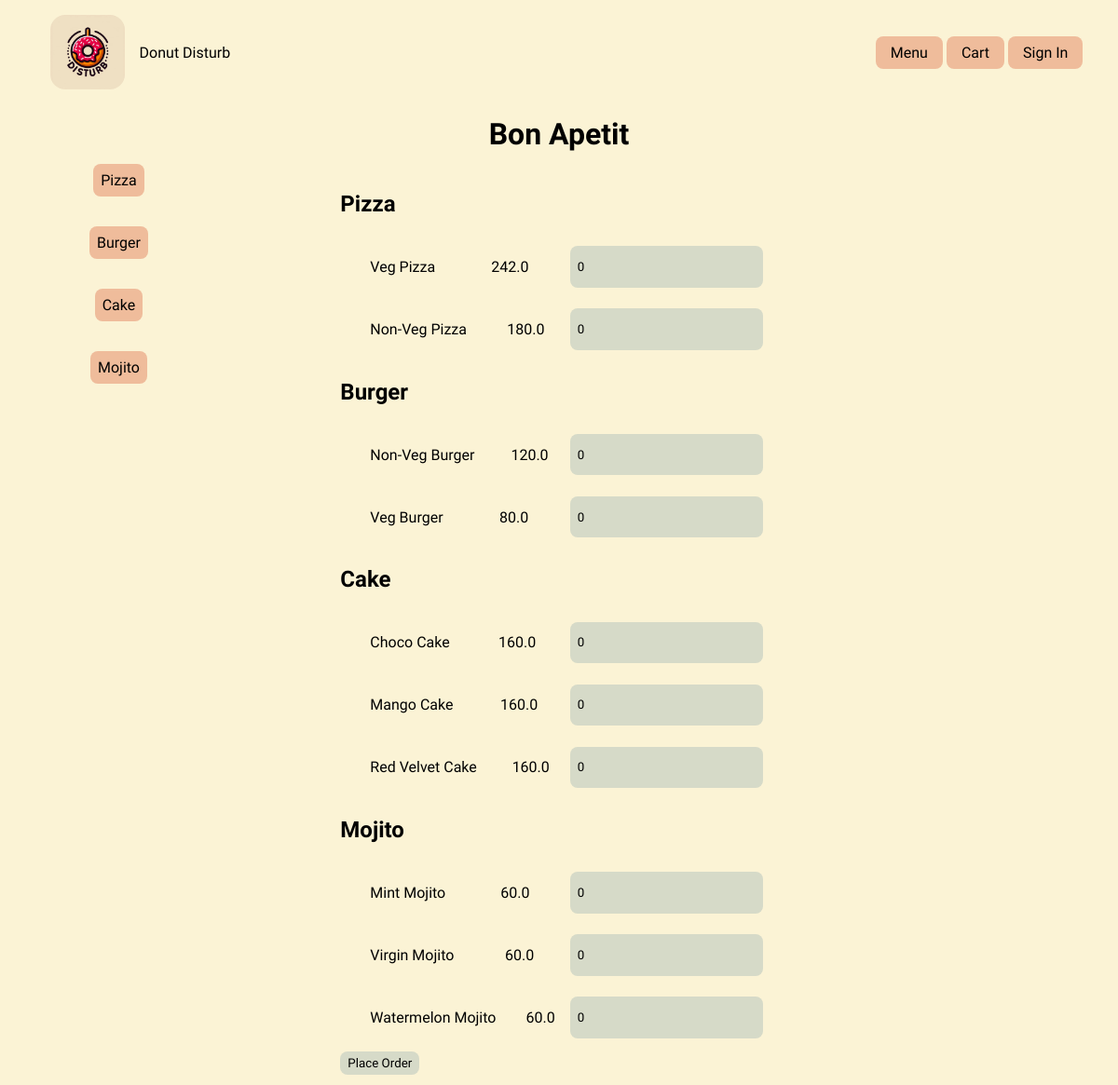
The page /menu on the database its author committed.
### tables this page shows
CREATE TABLE category (
	 category_id INTEGER PRIMARY KEY AUTOINCREMENT
	,name TEXT
);

CREATE TABLE item (
	 item_id INTEGER PRIMARY KEY AUTOINCREMENT
	,name TEXT
	,price FLOAT
	,category_id INTEGER
	,sold_items INTEGER
);

### main.py (the view)
@app.route('/menu', methods=['GET', 'POST'])
def menu():
    if request.method == 'POST':
        order_items = request.form.to_dict()
        session['order_items'] = order_items
        return redirect(url_for('cart'))
    data_dict = maintenance.get_all_items()
    return render_template('menu.html', data_dict=data_dict)

### maintenance.py (called while the page is built)
def get_all_items(
    db_name: str = "server",
) -> list:
    conn = sqlite3.connect(f"{db_name}.db")
    c = conn.cursor()
    select_stringy = 'SELECT c.name, i.name, i.price from item i join category c on i.category_id=c.category_id'
    c.execute(select_stringy)
    data = c.fetchall()
    data_dict = {}
    for item in data:
        if item[0] in data_dict.keys():
            data_dict[item[0]].append((item[1], item[2]))
        else:
            data_dict[item[0]] = [(item[1], item[2])]
    conn.commit()
    conn.close()
    return data_dict

### templates/menu.html (shortened to what this page needs)
{% extends 'base.html' %}
{% block content %}
<h1>Bon Apetit</h1>
<div class="menu">
    <div class="menu-sidebar">
        {% for category in data_dict.keys() %}
            <a href="#{{category}}">{{category}}</a>
        {% endfor %}
    </div>
    <form action="/menu" method="POST">
        <div class="menu-items">
            {% for key, value in data_dict.items() %}
                <h2 id="{{key}}">{{key}}</h2>
                {% for item in value %}
                <div class="item">
                    <p>{{item[0]}}</p>
                    <p>{{item[1]}}</p>
                    <input type="number" name="{{item[0]}}" value="0" min="0">
                </div>
                {% endfor %}
            {% endfor %}
        </div>
        <input type="submit" value="Place Order">
    </form>
</div>
{% endblock %}

### templates/base.html (shortened to what this page needs)
<!DOCTYPE html>
<html lang="en">
<head>
    <link rel="stylesheet" href="{{ url_for('static', filename='style.css') }}" />
</head>
<body>
    <header>
        <a id="logo" href="{{url_for('home')}}">
            <img src="{{url_for('static', filename='logo.png')}}" class="logo" />
            <p>Donut Disturb</p>
        </a>
        <div>
            <a href="/menu">Menu</a>
            <a href="/cart">Cart</a>
            <a href="/account">Sign In</a>
        </div>
    </header>
    {% block content %}BASE{% endblock %}
</body>
</html>

### static/style.css (style rules this page uses)
:root { --light-yellow: #FBF3D5; --dark-yellow: #96907c; --dark-orange: #EFBC9B; --darker-orange: #af7e5d; --light-green: #D6DAC8; --dark-green: #9CAFAA; }
body { font-family: "Dosis", sans-serif; background-color: var(--light-yellow); display: flex; flex-direction: column; align-items: center; }
header { display: flex; justify-content: space-between; width: 95%; align-items: center; }
.menu { display: flex; align-items: center; justify-content: center; margin: auto; }
.menu-sidebar { display: flex; flex-direction: column; position: fixed; left: 0; top: 10rem; margin: 0 5rem; align-items: center; }
.menu-sidebar a { padding: 0.5rem; margin: 1rem; }
.menu-items { display: flex; flex-direction: column; margin: auto; }
.item { display: flex; justify-content: space-between; padding: 0.5rem 1rem; }
.item p { padding: 0 1rem; }
a { color: inherit; }
input, select { font-family: inherit; background-color: var(--light-green); border: none; border-radius: 0.5rem; padding: 0.3rem 0.5rem; margin: 0.2rem 0; }
input[type=submit], select { cursor: pointer; }
a { background-color: var(--dark-orange); text-decoration: none; padding: 0.5rem 1rem; border-radius: 0.5rem; }
#logo { display: flex; align-items: center; cursor: pointer; background-color: inherit; }
#logo img { border-radius: 1rem; height: 5rem; margin-right: 1rem; }

### rows shown on the page
category: name "Pizza"
category: name "Burger"
category: name "Cake"
category: name "Mojito"
item: name "Pizza", name "Veg Pizza", price "242.0"
item: name "Non-Veg Pizza", price "180.0"
item: name "Burger", name "Non-Veg Burger", price "120.0"
item: name "Veg Burger", price "80.0"
item: name "Cake", name "Choco Cake", price "160.0"
item: name "Mango Cake", price "160.0"
item: name "Red Velvet Cake", price "160.0"
item: name "Mojito", name "Mint Mojito", price "60.0"
item: name "Virgin Mojito", price "60.0"
item: name "Watermelon Mojito", price "60.0"
